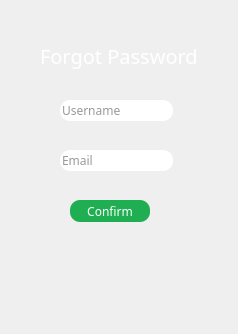
<?xml version="1.0" encoding="UTF-8"?>
<ui version="4.0">
 <class>forgopassDia</class>
 <widget class="QDialog" name="forgopassDia">
  <property name="geometry">
   <rect>
    <x>0</x>
    <y>0</y>
    <width>238</width>
    <height>334</height>
   </rect>
  </property>
  <property name="windowTitle">
   <string>Dialog</string>
  </property>
  <property name="styleSheet">
   <string notr="true">QDialog {
	border-image: url(:/asserts/image/forget.jpg), 0 0 0 0 stretch stretch;
}
* {
font-size: 12px;
font-family:Century Gothic;
color: #fff;
}
QLineEdit {
border-radius: 10px;
}

QPushButton {
border-radius: 10px;
}</string>
  </property>
  <widget class="QLineEdit" name="userName">
   <property name="geometry">
    <rect>
     <x>60</x>
     <y>100</y>
     <width>113</width>
     <height>21</height>
    </rect>
   </property>
   <property name="styleSheet">
    <string notr="true">QLineEdit {
border-radius: 10px;
color: #333;
}</string>
   </property>
   <property name="placeholderText">
    <string>Username</string>
   </property>
   <property name="clearButtonEnabled">
    <bool>true</bool>
   </property>
  </widget>
  <widget class="QLineEdit" name="Email">
   <property name="geometry">
    <rect>
     <x>60</x>
     <y>150</y>
     <width>113</width>
     <height>21</height>
    </rect>
   </property>
   <property name="styleSheet">
    <string notr="true">QLineEdit {
color: #333;
}</string>
   </property>
   <property name="placeholderText">
    <string>Email</string>
   </property>
   <property name="clearButtonEnabled">
    <bool>true</bool>
   </property>
  </widget>
  <widget class="QLabel" name="label">
   <property name="geometry">
    <rect>
     <x>40</x>
     <y>30</y>
     <width>171</width>
     <height>51</height>
    </rect>
   </property>
   <property name="styleSheet">
    <string notr="true">font-size : 20px;
color: #fff;</string>
   </property>
   <property name="text">
    <string>Forgot Password</string>
   </property>
  </widget>
  <widget class="QPushButton" name="confirm">
   <property name="geometry">
    <rect>
     <x>70</x>
     <y>200</y>
     <width>80</width>
     <height>22</height>
    </rect>
   </property>
   <property name="cursor">
    <cursorShape>PointingHandCursor</cursorShape>
   </property>
   <property name="styleSheet">
    <string notr="true">QPushButton {
background-color:#1fae51
}
QPushButton:hover {
background-color: rgba(31, 174, 81, 125);
}</string>
   </property>
   <property name="text">
    <string>Confirm</string>
   </property>
  </widget>
 </widget>
 <resources/>
 <connections/>
</ui>
